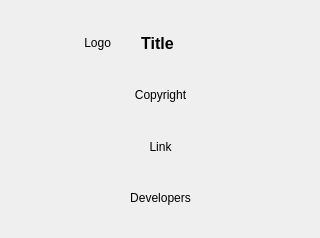
<?xml version="1.0" encoding="UTF-8"?>
<ui version="4.0">
 <class>Form</class>
 <widget class="QWidget" name="Form">
  <property name="geometry">
   <rect>
    <x>0</x>
    <y>0</y>
    <width>320</width>
    <height>238</height>
   </rect>
  </property>
  <widget class="QWidget" name="layoutWidget">
   <property name="geometry">
    <rect>
     <x>30</x>
     <y>20</y>
     <width>261</width>
     <height>201</height>
    </rect>
   </property>
   <layout class="QVBoxLayout" name="verticalLayout">
    <item>
     <layout class="QHBoxLayout" name="horizontalLayout_3">
      <property name="rightMargin">
       <number>93</number>
      </property>
      <item>
       <widget class="QLabel" name="label_info_logo">
        <property name="text">
         <string>Logo</string>
        </property>
        <property name="alignment">
         <set>Qt::AlignRight|Qt::AlignTrailing|Qt::AlignVCenter</set>
        </property>
       </widget>
      </item>
      <item>
       <widget class="QLabel" name="label_info_title">
        <property name="font">
         <font>
          <family>Arial</family>
          <pointsize>12</pointsize>
          <weight>75</weight>
          <bold>true</bold>
         </font>
        </property>
        <property name="text">
         <string>Title</string>
        </property>
        <property name="alignment">
         <set>Qt::AlignCenter</set>
        </property>
       </widget>
      </item>
     </layout>
    </item>
    <item>
     <widget class="QLabel" name="label_info_copyright">
      <property name="font">
       <font>
        <family>Arial</family>
       </font>
      </property>
      <property name="text">
       <string>Copyright</string>
      </property>
      <property name="alignment">
       <set>Qt::AlignCenter</set>
      </property>
     </widget>
    </item>
    <item>
     <widget class="QLabel" name="label_info_link">
      <property name="font">
       <font>
        <family>Arial</family>
       </font>
      </property>
      <property name="text">
       <string>Link</string>
      </property>
      <property name="alignment">
       <set>Qt::AlignCenter</set>
      </property>
     </widget>
    </item>
    <item>
     <widget class="QLabel" name="label_info_dev">
      <property name="font">
       <font>
        <family>Arial</family>
       </font>
      </property>
      <property name="text">
       <string>Developers</string>
      </property>
      <property name="alignment">
       <set>Qt::AlignCenter</set>
      </property>
     </widget>
    </item>
   </layout>
  </widget>
 </widget>
 <resources/>
 <connections/>
</ui>
